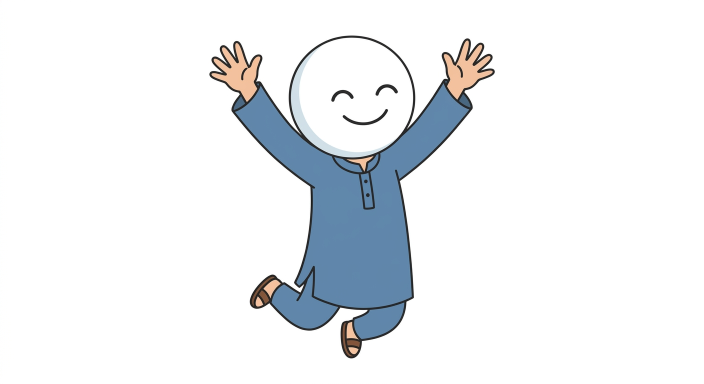
#> input picture video_law1/assets/char_happy.png, 1408 x 768 px (shown at 1/2 size)
$ python -i render_v3.py   (imports and definitions only)
#> lines starting #> are read from the running program, lines starting #| are printed output that depends on the picture
### video_law1/timeline_v4.py
#!/usr/bin/env python3
"""Timeline v4 - generated by tighten.py: real speech lengths, sentence-accurate cues."""
import os

ROOT = os.path.dirname(os.path.abspath(__file__))

BEATS = [
    dict(n=1, kind="hook", trans="punch",
         start=0.3, dur=5.8, audio=os.path.join(ROOT, "audio_v4", "beat01.wav"),
         cues=[
             ('RUK JAO!', ['RUK', 'JAO']),
             ('Agar aap apne boss se', []),
             ('zyada SMART hain...', ['SMART']),
             ('to yeh video aapki', []),
             ('JOB bacha sakti hai.', ['JOB']),
         ],
         cue_ts=[0.05, 0.597, 1.924, 3.251, 4.423]),
    dict(n=2, kind="title", trans="slide",
         start=6.42, dur=4.5, audio=os.path.join(ROOT, "audio_v4", "beat02.wav"),
         cues=[
             ('The 48 Laws of Power', ['48', 'POWER']),
             ('LAW No. 1', ['LAW', '1']),
             ('NEVER OUTSHINE', ['NEVER', 'OUTSHINE']),
             ('THE MASTER.', ['MASTER']),
         ],
         cue_ts=[0.05, 1.58, 2.25, 3.493]),
    dict(n=3, kind="story", trans="whoosh",
         start=11.24, dur=8.42, audio=os.path.join(ROOT, "audio_v4", "beat03.wav"),
         cues=[
             ('FRANCE · 1661', ['FRANCE', '1661']),
             ('Nicolas Fouquet', ['Nicolas', 'Fouquet']),
             ('king ka finance minister', ['finance', 'minister']),
             ('ne ek aisa palace banwaya...', ['palace']),
         ],
         cue_ts=[0.05, 1.357, 3.021, 5.517]),
    dict(n=4, kind="story", trans="whoosh",
         start=19.98, dur=3.9, audio=os.path.join(ROOT, "audio_v4", "beat04.wav"),
         cues=[
             ('...ke har mehman kehta:', ['mehman']),
             ('“Yeh to KING se bhi', ['KING']),
             ('zyada ROYAL hai!”', ['ROYAL']),
         ],
         cue_ts=[0.05, 1.57, 2.71]),
    dict(n=5, kind="danger", trans="flash",
         start=24.2, dur=5.0, audio=os.path.join(ROOT, "audio_v4", "beat05.wav"),
         cues=[
             ('King muskuraya.', ['King']),
             ('Tareef ki.', []),
             ('Lekin andar...', []),
             ('JALAN ne aag pakad li.', ['JALAN']),
         ],
         cue_ts=[0.05, 1.32, 2.137, 3.317]),
    dict(n=6, kind="shock", trans="slam",
         start=29.52, dur=6.88, audio=os.path.join(ROOT, "audio_v4", "beat06.wav"),
         cues=[
             ('Aur kuch hafton baad?', ['hafton']),
             ('FOUQUET GIRAFTAR.', ['GIRAFTAR']),
             ('Baaki zindagi JAIL mein.', ['JAIL']),
             ('Sirf ek palace ki wajah se.', ['palace']),
         ],
         cue_ts=[0.05, 1.34, 2.72, 5.26]),
    dict(n=7, kind="teach", trans="whoosh",
         start=36.72, dur=7.3, audio=os.path.join(ROOT, "audio_v4", "beat07.wav"),
         cues=[
             ('Law No. 1 ka matlab:', ['Law']),
             ('master ko kabhi', ['master']),
             ('INSECURE mat karo.', ['INSECURE']),
             ('Usay lagta hai tumhari kamyabi', ['kamyabi']),
             ('uska inaam hai.', ['inaam']),
         ],
         cue_ts=[0.05, 1.421, 2.536, 3.907, 6.136]),
    dict(n=8, kind="bright", trans="slide",
         start=44.34, dur=5.88, audio=os.path.join(ROOT, "audio_v4", "beat08.wav"),
         cues=[
             ('Talent dikhao...', ['Talent']),
             ('lekin CREDIT master ko do.', ['CREDIT']),
             ('Smart raho —', ['Smart']),
             ('magar uske saaye se bada mat bano.', ['saaye']),
         ],
         cue_ts=[0.05, 1.206, 2.901, 3.672]),
    dict(n=9, kind="quote", trans="flash",
         start=50.54, dur=4.68, audio=os.path.join(ROOT, "audio_v4", "beat09.wav"),
         cues=[
             ('Log KAMYABI bhool jate hain...', ['KAMYABI']),
             ('lekin BEIZZATI?', ['BEIZZATI']),
             ('Beizzati kabhi nahi bhoolte.', ['Beizzati']),
         ],
         cue_ts=[0.05, 1.96, 3.08]),
    dict(n=10, kind="end", trans="punch",
         start=55.54, dur=6.18, audio=os.path.join(ROOT, "audio_v4", "beat10.wav"),
         cues=[
             ('Yeh thi LAW ONE.', ['LAW', 'ONE']),
             ('Agli law?', ['Agli']),
             ('Woh aur zyada KHATARNAK hai.', ['KHATARNAK']),
             ('FOLLOW karo... warna.', ['FOLLOW']),
         ],
         cue_ts=[0.05, 1.68, 2.3, 4.24]),
]

for _b in BEATS:
    _b["cue_times"] = [dict(text=t, kw=k, t=x) for (t, k), x in zip(_b["cues"], _b["cue_ts"])]

TOTAL = 63.32

### video_law1/vlib.py
#!/usr/bin/env python3
"""vlib — drawing, camera, particles, transitions and post-FX helpers for the v2 explainer."""
import os, math
import numpy as np
from PIL import Image, ImageDraw, ImageFont, ImageFilter, ImageChops, ImageEnhance

ROOT = os.path.dirname(os.path.abspath(__file__))
ASSETS = os.path.join(ROOT, "assets")
FONTS = os.path.join(ROOT, "fonts")

W, H = 1080, 1920
FPS = 30

# ---------------- palette ----------------
PAPER     = (252, 251, 247)
INK       = (24, 24, 28)
INK_SOFT  = (60, 60, 68)
BLUE      = (19, 133, 229)
BLUE_DEEP = (12, 96, 172)
RED       = (198, 24, 44)
RED_DEEP  = (140, 12, 26)
GOLD      = (201, 155, 44)
GOLD_L    = (255, 213, 96)
CREAM     = (246, 241, 230)
NIGHT     = (5, 7, 11)
WHITE     = (255, 255, 255)

# ---------------- fonts ----------------
S4  = os.path.join(FONTS, "PlayfairDisplay_400Regular.ttf")
S7  = os.path.join(FONTS, "PlayfairDisplay_700Bold.ttf")
S8  = os.path.join(FONTS, "PlayfairDisplay_800ExtraBold.ttf")
S9  = os.path.join(FONTS, "PlayfairDisplay_900Black.ttf")
S7I = os.path.join(FONTS, "PlayfairDisplay_700Bold_Italic.ttf")
N4  = os.path.join(FONTS, "Inter_400Regular.ttf")
N6  = os.path.join(FONTS, "Inter_600SemiBold.ttf")
N7  = os.path.join(FONTS, "Inter_700Bold.ttf")
N8  = os.path.join(FONTS, "Inter_800ExtraBold.ttf")
N9  = os.path.join(FONTS, "Inter_900Black.ttf")

_fc = {}
# [5 lines left out: function F, not called in this run]

# ---------------- easing ----------------
def cl(x, a=0.0, b=1.0): return a if x < a else (b if x > b else x)
def eo(t):  t = cl(t); return 1 - (1 - t) ** 3
def ei(t):  t = cl(t); return t * t * t
def eio(t): t = cl(t); return 3 * t * t - 2 * t * t * t
def eob(t, s=1.7):
    t = cl(t) - 1
    return 1 + t * t * ((s + 1) * t + s)
def sg(t, start, dur): return cl((t - start) / max(dur, 1e-6))
def lerp(a, b, t): return a + (b - a) * cl(t)

# ---------------- sprites ----------------
_img_cache, _art_cache = {}, {}

# [59 lines left out: functions art_of, _scaled, blit, put, not called in this run]

# ---------------- text ----------------
def tw(d, s, f):
    b = d.textbbox((0, 0), s, font=f)
    return b[2] - b[0]

# [213 lines left out: functions wrap, T, T_track, rgba_text, put_text_scaled, halo and 11 more, not called in this run]

# ---------------- paper bg ----------------
_paper = None
# [36 lines left out: functions paper_bg, apply_camera, not called in this run]

# ---------------- particles ----------------
def make_particles(kind, n, seed):
#> called with kind = 'spark', n = 16, seed = 11
    r = np.random.default_rng(seed)
    P = []
    for i in range(n):
        P.append(dict(
            x=r.uniform(-30, W + 30), y=r.uniform(-40, H + 40),
            vx=r.uniform(-18, 18), vy=r.uniform(-70, 70),
            s=r.uniform(2.2, 7.0), ph=r.uniform(0, 6.28), sp=r.uniform(.6, 2.0),
            col=None, life=r.uniform(.6, 1.0),
        ))
    if kind == "ember":
        for p in P:
            p["vy"] = -r.uniform(55, 150); p["vx"] = r.uniform(-22, 22); p["s"] = r.uniform(2, 6)
    elif kind == "confetti":
        for p in P:
            p["vy"] = r.uniform(90, 230); p["vx"] = r.uniform(-40, 40); p["s"] = r.uniform(5, 11)
    elif kind == "dust":
        for p in P:
            p["vy"] = r.uniform(-16, 16); p["s"] = r.uniform(2, 5)
    elif kind == "spark":
        for p in P:
            p["vy"] = r.uniform(-95, 95); p["s"] = r.uniform(2, 5)
    return P

CONF_COLORS = [RED, BLUE, GOLD, GOLD_L, (60, 160, 110), (240, 120, 60)]

# [34 lines left out: function draw_particles, not called in this run]

# ---------------- post fx ----------------
VIGNETTE = None
# [15 lines left out: functions vignette_mask, apply_vignette, not called in this run]

GRAINS = []
# [9 lines left out: function grain_tiles, not called in this run]

def apply_grain(img, idx, amt=0.055):
    g = grain_tiles()[idx % len(GRAINS)]
    return Image.blend(img, ImageChops.multiply(img, ImageEnhance.Brightness(g).enhance(1.06)), amt)

# [11 lines left out: function grade, not called in this run]

def flash(img, color=(255, 255, 255), amt=0.0):
    if amt <= .003: return img
    return Image.blend(img, Image.new("RGB", (W, H), color), cl(amt) * .9)

# [54 lines left out: functions glitch, tr_mask, transition, not called in this run]

### video_law1/render_v3.py
#!/usr/bin/env python3
"""
Law 1 explainer v3 (9:16, cinematic whiteboard-cartoon) — no branding chrome.
Camera moves · kinetic captions · particles · transitions · color grading.
"""
import os, sys, math, subprocess
from PIL import Image, ImageDraw, ImageFilter, ImageChops, ImageEnhance
import numpy as np

from vlib import *          # noqa
import vlib
from timeline_v4 import BEATS, TOTAL


ROOT = os.path.dirname(os.path.abspath(__file__))
OUT = os.path.join(ROOT, "v3out")

# ---- animation probe: records when every element appears/moves (see probe.py)
import probe  # noqa: E402
probe.ENABLED = os.environ.get("MV_PROBE") == "1"
# [1 line not run here, left out]
FF = "/tmp/v/lib/python3.11/site-packages/imageio_ffmpeg/binaries/ffmpeg-linux-x86_64-v7.0.2"
FPS = 30
TRANS_W = 0.30

# =====================================================================
#  camera + look per beat
# =====================================================================
CAM = {
    1:  dict(z=(1.11, 1.005), f=(.5, .5), ph=(.5, .48), e="out"),
    2:  dict(z=(1.01, 1.10), f=(.5, .5), ph=(.5, .5), e="in"),
    3:  dict(z=(1.00, 1.09), f=(.5, .5), ph=(.5, .46), e="in"),
    4:  dict(z=(1.07, 1.00), f=(.5, .46), ph=(.5, .5), e="out"),
    5:  dict(z=(1.02, 1.11), f=(.54, .5), ph=(.58, .5), e="in"),
    6:  dict(z=(1.13, 1.04), f=(.5, .5), ph=(.5, .5), e="out"),
    7:  dict(z=(1.09, 1.01), f=(.5, .46), ph=(.5, .5), e="out"),
    8:  dict(z=(1.01, 1.07), f=(.5, .5), ph=(.5, .5), e="in"),
    9:  dict(z=(1.02, 1.09), f=(.5, .5), ph=(.5, .5), e="in"),
    10: dict(z=(1.00, 1.14), f=(.5, .5), ph=(.5, .48), e="in"),
}

SHAKES = {
    1: [(0.02, 26, 14), (0.55, 12, 16)],
    2: [(0.62, 15, 16), (1.05, 8, 18)],
    5: [(2.35, 18, 15), (0.55, 7, 16)],
    6: [(0.00, 30, 13), (1.80, 24, 13)],
    8: [(2.02, 9, 17)],
    10: [(0.85, 20, 13), (4.10, 12, 15)],
}

GRADE = {
    1: dict(tint=(255, 238, 232), amt=.05, contrast=1.06, sat=1.05),
    2: dict(tint=(255, 250, 238), amt=.04, contrast=1.03, sat=1.02),
    3: dict(tint=(255, 245, 222), amt=.11, contrast=1.03, sat=1.02),
    4: dict(tint=(255, 245, 224), amt=.12, contrast=1.02, sat=1.0),
    5: dict(tint=(255, 230, 200), amt=.12, contrast=1.06, sat=1.06),
    6: dict(tint=(206, 216, 236), amt=.16, contrast=1.10, sat=.86),
    7: dict(tint=(250, 247, 240), amt=.05, contrast=1.04, sat=1.0),
    8: dict(tint=(255, 249, 232), amt=.07, contrast=1.02, sat=1.05),
    9: dict(tint=(252, 250, 246), amt=.04, contrast=1.03, sat=.98),
    10: dict(tint=(30, 40, 60), amt=.03, contrast=1.06, sat=1.02),
}

PARTS = {
    1: ("spark", 16, 11), 2: ("dust", 26, 12), 3: ("dust", 30, 13), 4: ("dust", 24, 14),
    5: ("ember", 46, 15), 6: ("dust", 22, 16), 7: ("dust", 28, 17), 8: ("confetti", 44, 18),
    9: ("dust", 20, 19), 10: ("ember", 24, 20),
}
_parts = {k: make_particles(v[0], v[1], v[2]) for k, v in PARTS.items()}

# [11 lines left out: function shake_for, not called in this run]

# SFX-synced impact punches: (local time, zoom amount)
IMPACTS = {
    1:  [(0.02, .034), (0.30, .012)],
    2:  [(0.05, .024), (0.62, .010)],
    5:  [(2.35, .012)],
    6:  [(0.00, .040), (1.80, .028)],
    8:  [(2.02, .010)],
    10: [(0.82, .034), (3.00, .012)],
}


# [19 lines left out: functions impact_curve, camera_for, not called in this run]

# =====================================================================
#  HOST CHARACTER  (the hooded narrator from the reference)
# =====================================================================
HOST_DIR = os.path.join(ROOT, "assets")
_host_cache = {}


# [85 lines left out: functions host_sprite, _host_glow, put_host, not called in this run]


t_glob = 0.0

# =====================================================================
#  SCENES
# =====================================================================
# [378 lines left out: functions s1, s2, s3, s4, s5, s6 and 4 more, not called in this run]


SCENES = {1: s1, 2: s2, 3: s3, 4: s4, 5: s5, 6: s6, 7: s7, 8: s8, 9: s9, 10: s10}

# =====================================================================
#  CAPTION (kinetic)
# =====================================================================
CAP_W = 944
CAP_LEFT = (W - CAP_W) // 2
CAP_TOP = 118
CAP_FS = 54
CAP_LH = 70
CAP_PX = 38
CAP_PY = 28
_cap_layout = {}

# [119 lines left out: functions cap_layout, draw_caption, draw_overlay, not called in this run]


# =====================================================================
#  CINEMATIC POST
# =====================================================================
_MASK_CACHE: dict = {}
_QC = 4          # masks are built at 1/4 resolution and upsampled (16x faster)


# [35 lines left out: functions _cached_mask, _mask_np, light_sweep, not called in this run]


def bloom(img, amt=.55, thr=205):
    small = img.resize((W // 5, H // 5), Image.BILINEAR)
    a = np.asarray(small).astype(np.float32)
    lum = a.max(2)
    m = np.clip((lum - thr) / max(1.0, 255 - thr), 0, 1)[..., None]
    bright = Image.fromarray((a * m).astype(np.uint8)).filter(ImageFilter.GaussianBlur(6))
    bl = np.asarray(bright.resize((W, H), Image.BILINEAR)).astype(np.float32)
    return Image.fromarray(np.clip(np.asarray(img).astype(np.float32) + bl * amt, 0, 255).astype(np.uint8))


# [43 lines left out: functions chroma, weave, zoom_blur, whip_blur, not called in this run]


_ANA_CACHE: dict = {}


# [203 lines left out: functions anamorphic, leak, vignette_pulse, exposure_breathe, scene_frame, compose and 3 more, not called in this run]


# [38 lines not run here, left out]

>>> import cv2
>>> picture = cv2.imread('assets/char_happy.png', cv2.IMREAD_GRAYSCALE)
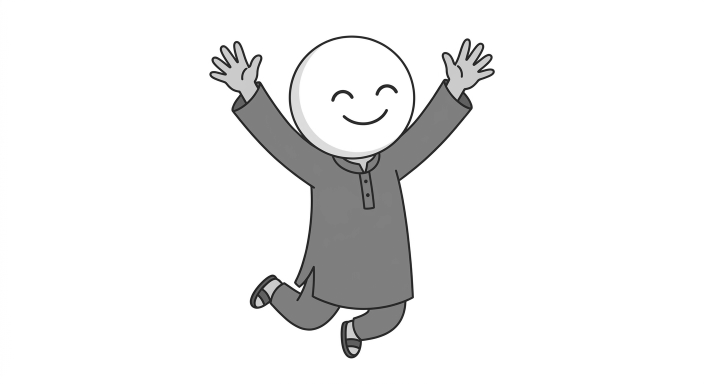
#> picture: shape (768, 1408) (shown at 1/2 size); min 14, max 255, mean 239
>>> result = bloom(picture)
#> (the run stopped early here; a loop or call above may not have finished)

$ run again, on video_law1/assets/king_throne.png
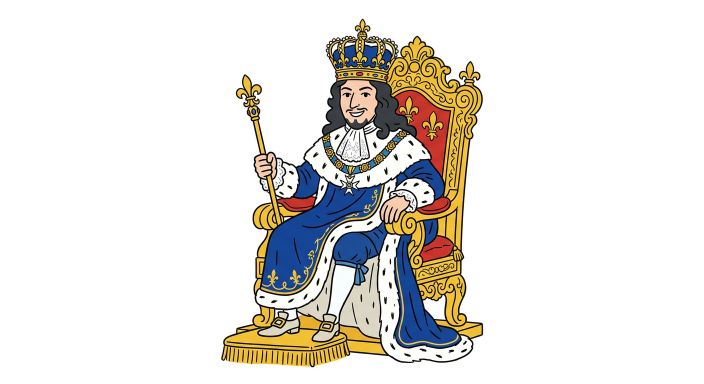
#> input picture video_law1/assets/king_throne.png, 1408 x 768 px (shown at 1/2 size)
#> `picture = cv2.imread('assets/char_happy.png', cv2.IMREAD_GRAYSCALE)`:
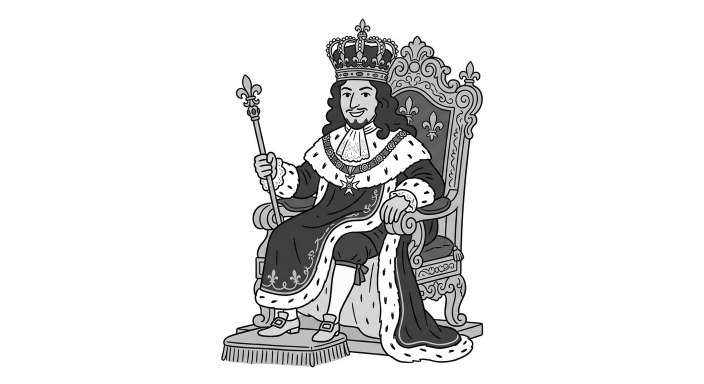
#> picture: shape (768, 1408) (shown at 1/2 size); min 0, max 255, mean 227.7
